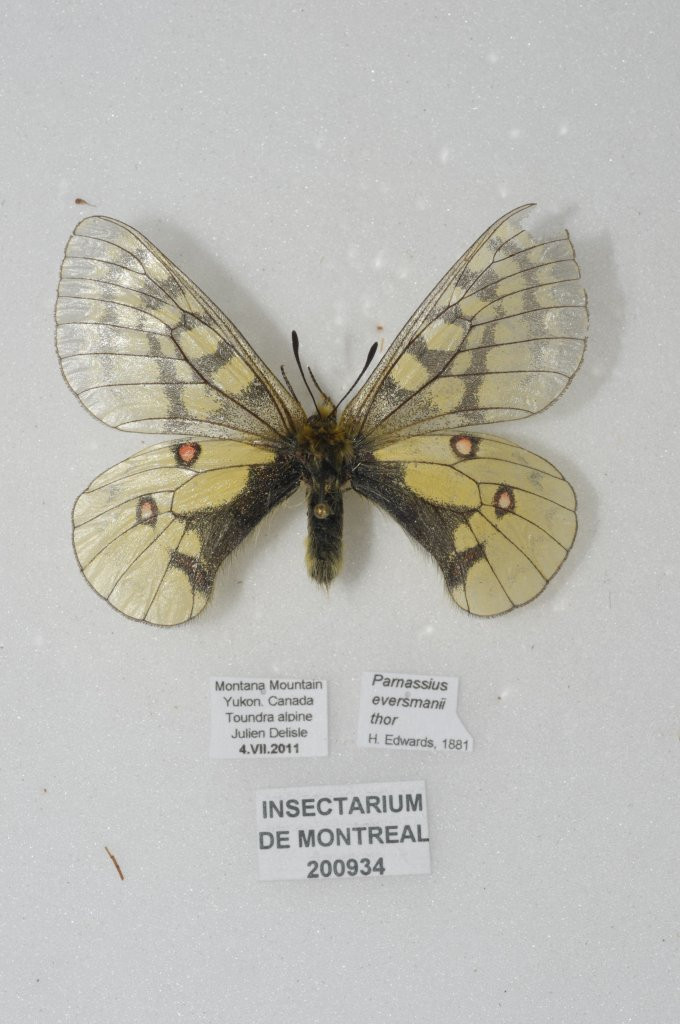
#> input picture Image-Recognition/cv2/images/1.jpg, 680 x 1024 px
$ python frame-contours.py
#> lines starting #> are read from the running program, lines starting #| are printed output that depends on the picture; after the words box and inside, x2 and y2 are one past the last pixel; in counts of white or black regions, pixels touching at a corner belong together
# contours
import cv2 as cv
import numpy as np
useCanny=False
image = cv.imread('images/1.jpg')
#> image is the input picture: shape (1024, 680, 3); mean B, G, R 179.2, 185.5, 186.4
cv.imshow('Bug', image)

blank = np.zeros(image.shape, dtype="uint8")
cv.imshow('bBank', blank)

#grayscale
gray = cv.cvtColor(image, cv.COLOR_BGR2GRAY)
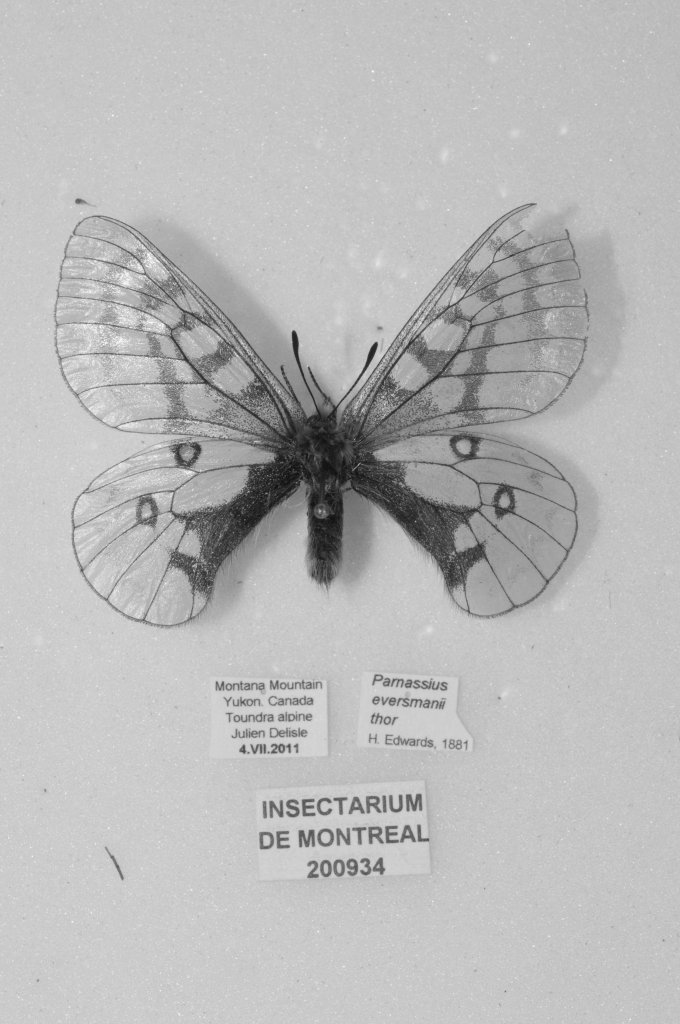
#> gray: shape (1024, 680); min 12, max 254, mean 185
cv.imshow('Grayscale Photo', gray)

#blur
image = cv.GaussianBlur(image, (3, 3), cv.BORDER_DEFAULT)
cv.imshow('Blurred Photo', image)


if useCanny:
    # edge casade
    canny = cv.Canny(image, 125, 175)
    cv.imshow('Canny Edges Photo', canny)

    contours, hierarchies=cv.findContours(canny, cv.RETR_LIST, cv.CHAIN_APPROX_SIMPLE)

    cv.drawContours(blank, contours, -1, (0, 0, 255), 1)
    cv.imshow('Canny Contours', blank)

else:
    ret, thresh = cv.threshold(gray, 125, 255, cv.THRESH_BINARY)
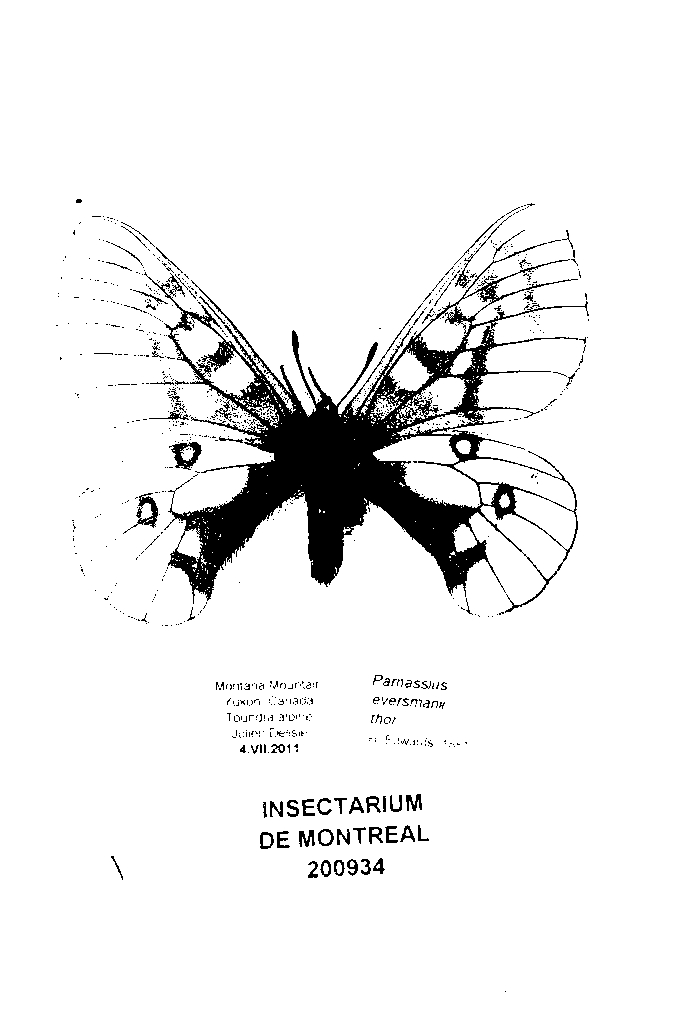
#> thresh: shape (1024, 680); 93.3% white; 874 black regions (799 under 20 px)
    cv.imshow('Thresh Photo', thresh)

    contours, hierarchies=cv.findContours(thresh, cv.RETR_LIST, cv.CHAIN_APPROX_SIMPLE)
#> contours = 2022 contours, 1881 with area under 20; largest, box (x1, y1, x2, y2) and area: (0, 0, 680, 1024) 694617, (151, 259, 589, 605) 52232, (373, 436, 481, 508) 3880, (172, 314, 261, 398) 2520, (396, 377, 467, 424) 1564

    cv.drawContours(blank, contours, -1, (0, 0, 255), 1)
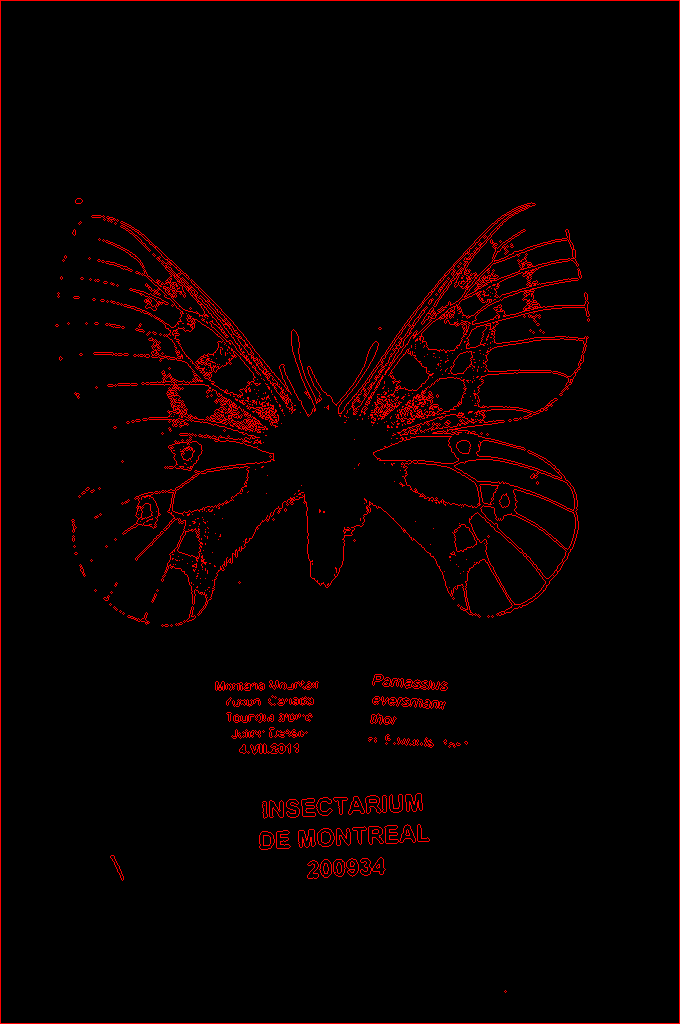
#> blank: shape (1024, 680, 3); mean of channels 0, 1, 2 0, 0, 8.9; drawn as B, G, R
    cv.imshow('Thresh Contours', blank)


cv.waitKey(0)

$ run again, with Image-Recognition/cv2/images/2.jpg copied over Image-Recognition/cv2/images/1.jpg
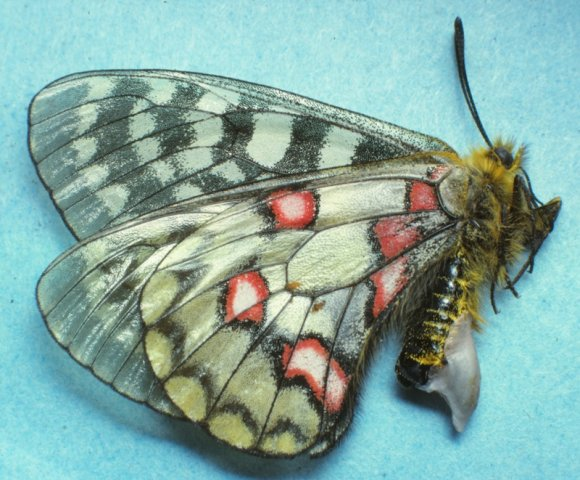
#> input picture Image-Recognition/cv2/images/2.jpg, 580 x 480 px
#> image is the input picture: shape (480, 580, 3); mean B, G, R 161.4, 169.5, 133.5
#> `ret, thresh = cv.threshold(gray, 125, 255, cv.THRESH_BINARY)`:
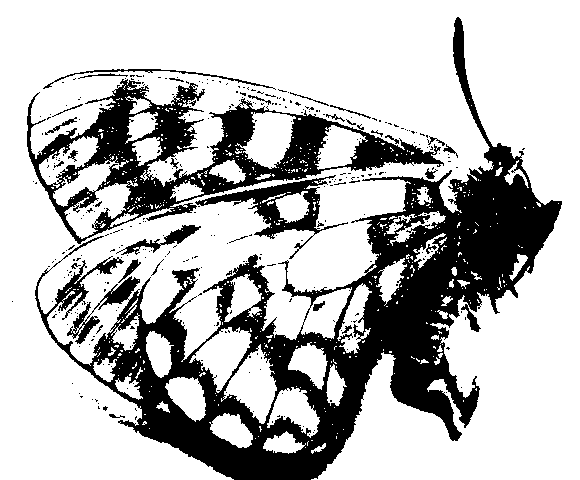
#> thresh: shape (480, 580); 72.7% white; 352 black regions (322 under 20 px)
#> contours = 1174 contours, 1069 with area under 20; largest, box (x1, y1, x2, y2) and area: (0, 0, 580, 480) 205924, (26, 78, 445, 245) 28708, (194, 174, 349, 240) 3677, (53, 156, 138, 239) 2666, (221, 344, 277, 424) 2078
#> `cv.drawContours(blank, contours, -1, (0, 0, 255), 1)`:
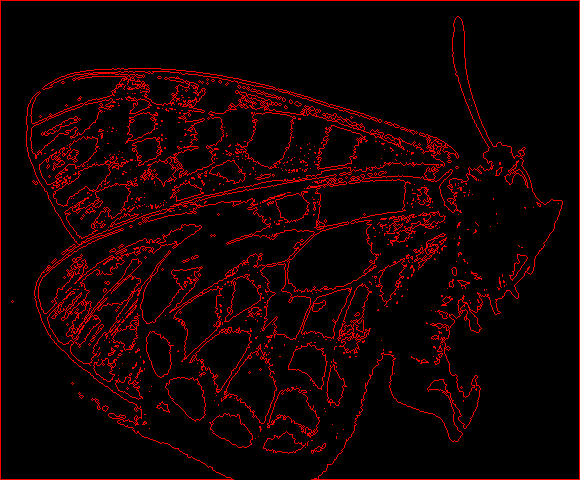
#> blank: shape (480, 580, 3); mean of channels 0, 1, 2 0, 0, 18.9; drawn as B, G, R
